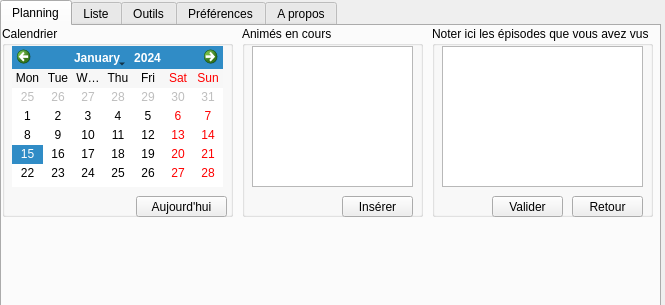
<?xml version="1.0" encoding="UTF-8"?>
<ui version="4.0">
 <class>MainWindow</class>
 <widget class="QMainWindow" name="MainWindow">
  <property name="geometry">
   <rect>
    <x>0</x>
    <y>0</y>
    <width>665</width>
    <height>305</height>
   </rect>
  </property>
  <property name="sizePolicy">
   <sizepolicy hsizetype="Expanding" vsizetype="Expanding">
    <horstretch>0</horstretch>
    <verstretch>0</verstretch>
   </sizepolicy>
  </property>
  <property name="windowTitle">
   <string>MyAnimeManager</string>
  </property>
  <property name="windowIcon">
   <iconset>
    <normaloff>data/icons/icon.png</normaloff>data/icon.png</iconset>
  </property>
  <property name="statusTip">
   <string/>
  </property>
  <property name="whatsThis">
   <string/>
  </property>
  <widget class="QWidget" name="centralwidget">
   <widget class="QTabWidget" name="tabWidget">
    <property name="enabled">
     <bool>true</bool>
    </property>
    <property name="geometry">
     <rect>
      <x>0</x>
      <y>0</y>
      <width>661</width>
      <height>311</height>
     </rect>
    </property>
    <property name="currentIndex">
     <number>0</number>
    </property>
    <widget class="QWidget" name="planning">
     <attribute name="icon">
      <iconset>
       <normaloff>data/icons/address-book-new-2.ico</normaloff>data/address-book-new-2.ico</iconset>
     </attribute>
     <attribute name="title">
      <string>Planning</string>
     </attribute>
     <widget class="QGroupBox" name="groupBox_3">
      <property name="geometry">
       <rect>
        <x>430</x>
        <y>0</y>
        <width>221</width>
        <height>191</height>
       </rect>
      </property>
      <property name="title">
       <string>Noter ici les épisodes que vous avez vus</string>
      </property>
      <widget class="QTextEdit" name="planningEntry">
       <property name="geometry">
        <rect>
         <x>10</x>
         <y>20</y>
         <width>201</width>
         <height>141</height>
        </rect>
       </property>
      </widget>
      <widget class="QPushButton" name="boutonAnnuler_3">
       <property name="geometry">
        <rect>
         <x>140</x>
         <y>170</y>
         <width>71</width>
         <height>21</height>
        </rect>
       </property>
       <property name="text">
        <string>Retour</string>
       </property>
       <property name="icon">
        <iconset>
         <normaloff>data/icons/edit-delete-5.ico</normaloff>data/edit-delete-5.ico</iconset>
       </property>
      </widget>
      <widget class="QPushButton" name="boutonPlanningSauvegarder">
       <property name="geometry">
        <rect>
         <x>60</x>
         <y>170</y>
         <width>71</width>
         <height>21</height>
        </rect>
       </property>
       <property name="text">
        <string>Valider</string>
       </property>
       <property name="icon">
        <iconset>
         <normaloff>data/icons/document-export.ico</normaloff>data/document-export.ico</iconset>
       </property>
      </widget>
     </widget>
     <widget class="QGroupBox" name="groupBox_4">
      <property name="geometry">
       <rect>
        <x>240</x>
        <y>0</y>
        <width>181</width>
        <height>191</height>
       </rect>
      </property>
      <property name="title">
       <string>Animés en cours</string>
      </property>
      <widget class="QListWidget" name="listWidget_3">
       <property name="geometry">
        <rect>
         <x>10</x>
         <y>20</y>
         <width>161</width>
         <height>141</height>
        </rect>
       </property>
      </widget>
      <widget class="QPushButton" name="boutonPlanningInserer">
       <property name="geometry">
        <rect>
         <x>100</x>
         <y>170</y>
         <width>71</width>
         <height>21</height>
        </rect>
       </property>
       <property name="text">
        <string>Insérer</string>
       </property>
       <property name="icon">
        <iconset>
         <normaloff>data/icons/list-add-6.ico</normaloff>data/list-add-6.ico</iconset>
       </property>
      </widget>
     </widget>
     <widget class="QGroupBox" name="groupBox_6">
      <property name="geometry">
       <rect>
        <x>0</x>
        <y>0</y>
        <width>231</width>
        <height>191</height>
       </rect>
      </property>
      <property name="title">
       <string>Calendrier</string>
      </property>
      <widget class="QCalendarWidget" name="calendarWidget">
       <property name="geometry">
        <rect>
         <x>10</x>
         <y>20</y>
         <width>211</width>
         <height>141</height>
        </rect>
       </property>
       <property name="firstDayOfWeek">
        <enum>Qt::Monday</enum>
       </property>
       <property name="selectionMode">
        <enum>QCalendarWidget::SingleSelection</enum>
       </property>
       <property name="horizontalHeaderFormat">
        <enum>QCalendarWidget::ShortDayNames</enum>
       </property>
       <property name="verticalHeaderFormat">
        <enum>QCalendarWidget::NoVerticalHeader</enum>
       </property>
       <property name="navigationBarVisible">
        <bool>true</bool>
       </property>
      </widget>
      <widget class="QPushButton" name="boutonPlanningReset">
       <property name="geometry">
        <rect>
         <x>134</x>
         <y>170</y>
         <width>91</width>
         <height>21</height>
        </rect>
       </property>
       <property name="text">
        <string>Aujourd'hui</string>
       </property>
       <property name="icon">
        <iconset>
         <normaloff>data/icons/today.ico</normaloff>data/today.ico</iconset>
       </property>
      </widget>
     </widget>
    </widget>
    <widget class="QWidget" name="liste">
     <attribute name="icon">
      <iconset>
       <normaloff>data/icons/application-view-list.ico</normaloff>data/application-view-list.ico</iconset>
     </attribute>
     <attribute name="title">
      <string>Liste</string>
     </attribute>
     <widget class="QLabel" name="label_2">
      <property name="geometry">
       <rect>
        <x>300</x>
        <y>70</y>
        <width>41</width>
        <height>21</height>
       </rect>
      </property>
      <property name="text">
       <string>Titre</string>
      </property>
     </widget>
     <widget class="QPushButton" name="boutonAnnuler">
      <property name="geometry">
       <rect>
        <x>580</x>
        <y>250</y>
        <width>71</width>
        <height>21</height>
       </rect>
      </property>
      <property name="toolTip">
       <string>Annule les informations saisies</string>
      </property>
      <property name="text">
       <string>Retour</string>
      </property>
      <property name="icon">
       <iconset>
        <normaloff>data/icons/edit-delete-5.ico</normaloff>data/edit-delete-5.ico</iconset>
      </property>
     </widget>
     <widget class="QLabel" name="label_3">
      <property name="geometry">
       <rect>
        <x>300</x>
        <y>100</y>
        <width>41</width>
        <height>21</height>
       </rect>
      </property>
      <property name="text">
       <string>Année</string>
      </property>
     </widget>
     <widget class="QLabel" name="label_6">
      <property name="geometry">
       <rect>
        <x>300</x>
        <y>160</y>
        <width>41</width>
        <height>21</height>
       </rect>
      </property>
      <property name="text">
       <string>Fansub</string>
      </property>
     </widget>
     <widget class="QLineEdit" name="fansubEntry">
      <property name="geometry">
       <rect>
        <x>360</x>
        <y>160</y>
        <width>121</width>
        <height>20</height>
       </rect>
      </property>
     </widget>
     <widget class="QLineEdit" name="studioEntry">
      <property name="geometry">
       <rect>
        <x>360</x>
        <y>130</y>
        <width>121</width>
        <height>20</height>
       </rect>
      </property>
     </widget>
     <widget class="QLineEdit" name="anneeEntry">
      <property name="geometry">
       <rect>
        <x>360</x>
        <y>100</y>
        <width>121</width>
        <height>20</height>
       </rect>
      </property>
     </widget>
     <widget class="QLineEdit" name="titreEntry">
      <property name="geometry">
       <rect>
        <x>360</x>
        <y>70</y>
        <width>121</width>
        <height>20</height>
       </rect>
      </property>
      <property name="layoutDirection">
       <enum>Qt::RightToLeft</enum>
      </property>
     </widget>
     <widget class="QLineEdit" name="idEntry">
      <property name="geometry">
       <rect>
        <x>360</x>
        <y>10</y>
        <width>121</width>
        <height>20</height>
       </rect>
      </property>
      <property name="inputMethodHints">
       <set>Qt::ImhDigitsOnly</set>
      </property>
     </widget>
     <widget class="QPushButton" name="boutonEnregistrer">
      <property name="geometry">
       <rect>
        <x>580</x>
        <y>210</y>
        <width>71</width>
        <height>31</height>
       </rect>
      </property>
      <property name="toolTip">
       <string>Enregistre les informations sur l'animé en cours</string>
      </property>
      <property name="text">
       <string>Valider</string>
      </property>
      <property name="icon">
       <iconset>
        <normaloff>data/icons/document-export.ico</normaloff>data/document-export.ico</iconset>
      </property>
     </widget>
     <widget class="QLabel" name="label">
      <property name="geometry">
       <rect>
        <x>300</x>
        <y>10</y>
        <width>61</width>
        <height>21</height>
       </rect>
      </property>
      <property name="text">
       <string>Identifiant</string>
      </property>
     </widget>
     <widget class="QLabel" name="label_4">
      <property name="geometry">
       <rect>
        <x>300</x>
        <y>130</y>
        <width>41</width>
        <height>21</height>
       </rect>
      </property>
      <property name="text">
       <string>Studio</string>
      </property>
     </widget>
     <widget class="QListWidget" name="listWidget">
      <property name="geometry">
       <rect>
        <x>0</x>
        <y>0</y>
        <width>181</width>
        <height>251</height>
       </rect>
      </property>
     </widget>
     <widget class="QGroupBox" name="groupBox">
      <property name="geometry">
       <rect>
        <x>190</x>
        <y>200</y>
        <width>271</width>
        <height>71</height>
       </rect>
      </property>
      <property name="title">
       <string>Visionnage</string>
      </property>
      <widget class="QRadioButton" name="radiobutton0">
       <property name="geometry">
        <rect>
         <x>10</x>
         <y>20</y>
         <width>81</width>
         <height>21</height>
        </rect>
       </property>
       <property name="text">
        <string>Terminé</string>
       </property>
      </widget>
      <widget class="QRadioButton" name="radiobutton2">
       <property name="enabled">
        <bool>true</bool>
       </property>
       <property name="geometry">
        <rect>
         <x>210</x>
         <y>20</y>
         <width>61</width>
         <height>21</height>
        </rect>
       </property>
       <property name="text">
        <string>Indéfini</string>
       </property>
       <property name="checked">
        <bool>true</bool>
       </property>
      </widget>
      <widget class="QRadioButton" name="radiobutton1">
       <property name="geometry">
        <rect>
         <x>80</x>
         <y>20</y>
         <width>61</width>
         <height>21</height>
        </rect>
       </property>
       <property name="text">
        <string>En cours</string>
       </property>
      </widget>
      <widget class="QRadioButton" name="radiobutton2_2">
       <property name="enabled">
        <bool>true</bool>
       </property>
       <property name="geometry">
        <rect>
         <x>150</x>
         <y>20</y>
         <width>51</width>
         <height>21</height>
        </rect>
       </property>
       <property name="text">
        <string>A voir</string>
       </property>
       <property name="checked">
        <bool>false</bool>
       </property>
      </widget>
      <widget class="QLabel" name="label_9">
       <property name="geometry">
        <rect>
         <x>10</x>
         <y>40</y>
         <width>51</width>
         <height>21</height>
        </rect>
       </property>
       <property name="text">
        <string>Nombre</string>
       </property>
      </widget>
      <widget class="QSpinBox" name="spinBox">
       <property name="geometry">
        <rect>
         <x>50</x>
         <y>40</y>
         <width>41</width>
         <height>22</height>
        </rect>
       </property>
      </widget>
     </widget>
     <widget class="QLineEdit" name="rechercheEntry">
      <property name="geometry">
       <rect>
        <x>0</x>
        <y>250</y>
        <width>141</width>
        <height>21</height>
       </rect>
      </property>
      <property name="inputMethodHints">
       <set>Qt::ImhDigitsOnly</set>
      </property>
      <property name="frame">
       <bool>true</bool>
      </property>
      <property name="placeholderText">
       <string>Rechercher un animé</string>
      </property>
     </widget>
     <widget class="QPushButton" name="rechercheViderBoutton">
      <property name="geometry">
       <rect>
        <x>140</x>
        <y>250</y>
        <width>21</width>
        <height>21</height>
       </rect>
      </property>
      <property name="toolTip">
       <string>Reinitalise la liste et la zone de recherche</string>
      </property>
      <property name="text">
       <string/>
      </property>
      <property name="icon">
       <iconset>
        <normaloff>data/icons/edit-clear-2.ico</normaloff>data/edit-clear-2.ico</iconset>
      </property>
     </widget>
     <widget class="QLabel" name="label_12">
      <property name="geometry">
       <rect>
        <x>300</x>
        <y>40</y>
        <width>71</width>
        <height>21</height>
       </rect>
      </property>
      <property name="text">
       <string>Ajouté le</string>
      </property>
     </widget>
     <widget class="QLineEdit" name="ajoutEntry">
      <property name="geometry">
       <rect>
        <x>360</x>
        <y>40</y>
        <width>121</width>
        <height>20</height>
       </rect>
      </property>
      <property name="inputMethodHints">
       <set>Qt::ImhDigitsOnly</set>
      </property>
      <property name="text">
       <string/>
      </property>
     </widget>
     <widget class="QLabel" name="label_5">
      <property name="geometry">
       <rect>
        <x>190</x>
        <y>10</y>
        <width>101</width>
        <height>151</height>
       </rect>
      </property>
      <property name="frameShape">
       <enum>QFrame::NoFrame</enum>
      </property>
      <property name="text">
       <string/>
      </property>
     </widget>
     <widget class="QGroupBox" name="groupBox_8">
      <property name="geometry">
       <rect>
        <x>470</x>
        <y>200</y>
        <width>61</width>
        <height>71</height>
       </rect>
      </property>
      <property name="title">
       <string>Favori</string>
      </property>
      <widget class="QRadioButton" name="favorisOuiRadio">
       <property name="geometry">
        <rect>
         <x>10</x>
         <y>20</y>
         <width>41</width>
         <height>21</height>
        </rect>
       </property>
       <property name="text">
        <string>Oui</string>
       </property>
      </widget>
      <widget class="QRadioButton" name="favorisNonRadio">
       <property name="geometry">
        <rect>
         <x>10</x>
         <y>40</y>
         <width>41</width>
         <height>21</height>
        </rect>
       </property>
       <property name="text">
        <string>Non</string>
       </property>
       <property name="checked">
        <bool>true</bool>
       </property>
      </widget>
     </widget>
     <widget class="QPushButton" name="rechercheFavorisBoutton">
      <property name="geometry">
       <rect>
        <x>160</x>
        <y>250</y>
        <width>21</width>
        <height>21</height>
       </rect>
      </property>
      <property name="toolTip">
       <string>Affiche la liste de vos animés préférés</string>
      </property>
      <property name="statusTip">
       <string/>
      </property>
      <property name="text">
       <string/>
      </property>
      <property name="icon">
       <iconset>
        <normaloff>data/icons/favorites.ico</normaloff>data/favorites.ico</iconset>
      </property>
     </widget>
     <widget class="QPlainTextEdit" name="plainTextEdit_2">
      <property name="geometry">
       <rect>
        <x>490</x>
        <y>40</y>
        <width>161</width>
        <height>141</height>
       </rect>
      </property>
     </widget>
     <widget class="QLabel" name="label_23">
      <property name="geometry">
       <rect>
        <x>490</x>
        <y>20</y>
        <width>41</width>
        <height>16</height>
       </rect>
      </property>
      <property name="text">
       <string>Notes</string>
      </property>
     </widget>
     <widget class="QPushButton" name="boutonCompleter">
      <property name="geometry">
       <rect>
        <x>630</x>
        <y>0</y>
        <width>21</width>
        <height>21</height>
       </rect>
      </property>
      <property name="toolTip">
       <string>Compléter les différentes informations grâce a un service en ligne</string>
      </property>
      <property name="text">
       <string/>
      </property>
      <property name="icon">
       <iconset>
        <normaloff>data/icons/go-next-5.ico</normaloff>data/go-next-5.ico</iconset>
      </property>
     </widget>
     <widget class="QLineEdit" name="malEntry">
      <property name="geometry">
       <rect>
        <x>590</x>
        <y>0</y>
        <width>41</width>
        <height>20</height>
       </rect>
      </property>
      <property name="inputMethodHints">
       <set>Qt::ImhNone</set>
      </property>
      <property name="text">
       <string/>
      </property>
      <property name="placeholderText">
       <string>Id MAL</string>
      </property>
     </widget>
    </widget>
    <widget class="QWidget" name="tab_2">
     <attribute name="icon">
      <iconset>
       <normaloff>data/icons/tools-wizard-3.ico</normaloff>data/tools-wizard-3.ico</iconset>
     </attribute>
     <attribute name="title">
      <string>Outils</string>
     </attribute>
     <widget class="QGroupBox" name="groupBox_2">
      <property name="geometry">
       <rect>
        <x>0</x>
        <y>0</y>
        <width>331</width>
        <height>151</height>
       </rect>
      </property>
      <property name="title">
       <string>Calcul de temps</string>
      </property>
      <widget class="QSpinBox" name="spinBox_2">
       <property name="geometry">
        <rect>
         <x>130</x>
         <y>20</y>
         <width>51</width>
         <height>22</height>
        </rect>
       </property>
       <property name="minimum">
        <number>1</number>
       </property>
      </widget>
      <widget class="QLabel" name="label_8">
       <property name="geometry">
        <rect>
         <x>30</x>
         <y>20</y>
         <width>91</width>
         <height>21</height>
        </rect>
       </property>
       <property name="text">
        <string>Nombre d'épisodes</string>
       </property>
      </widget>
      <widget class="QSpinBox" name="spinBox_3">
       <property name="geometry">
        <rect>
         <x>130</x>
         <y>50</y>
         <width>51</width>
         <height>22</height>
        </rect>
       </property>
       <property name="minimum">
        <number>1</number>
       </property>
       <property name="value">
        <number>24</number>
       </property>
      </widget>
      <widget class="QLabel" name="label_10">
       <property name="geometry">
        <rect>
         <x>10</x>
         <y>50</y>
         <width>141</width>
         <height>21</height>
        </rect>
       </property>
       <property name="text">
        <string>Durée de l'épisode</string>
       </property>
      </widget>
      <widget class="QPushButton" name="pushButton">
       <property name="geometry">
        <rect>
         <x>114</x>
         <y>120</y>
         <width>71</width>
         <height>21</height>
        </rect>
       </property>
       <property name="text">
        <string>Calculer</string>
       </property>
       <property name="icon">
        <iconset>
         <normaloff>data/icons/go-next-5.ico</normaloff>data/go-next-5.ico</iconset>
       </property>
      </widget>
      <widget class="QPushButton" name="pushButton_2">
       <property name="enabled">
        <bool>false</bool>
       </property>
       <property name="geometry">
        <rect>
         <x>130</x>
         <y>80</y>
         <width>51</width>
         <height>21</height>
        </rect>
       </property>
       <property name="text">
        <string>Actuelle</string>
       </property>
      </widget>
      <widget class="QLabel" name="label_11">
       <property name="geometry">
        <rect>
         <x>40</x>
         <y>80</y>
         <width>91</width>
         <height>21</height>
        </rect>
       </property>
       <property name="text">
        <string>Heure de début</string>
       </property>
      </widget>
      <widget class="QListWidget" name="listWidget_2">
       <property name="geometry">
        <rect>
         <x>190</x>
         <y>10</y>
         <width>131</width>
         <height>131</height>
        </rect>
       </property>
      </widget>
     </widget>
    </widget>
    <widget class="QWidget" name="tab_3">
     <attribute name="icon">
      <iconset>
       <normaloff>data/icons/configure-2.ico</normaloff>data/configure-2.ico</iconset>
     </attribute>
     <attribute name="title">
      <string>Préférences</string>
     </attribute>
    </widget>
    <widget class="QWidget" name="tab">
     <attribute name="icon">
      <iconset>
       <normaloff>data/icons/help-about.ico</normaloff>data/help-about.ico</iconset>
     </attribute>
     <attribute name="title">
      <string>A propos</string>
     </attribute>
     <widget class="QLabel" name="label_7">
      <property name="geometry">
       <rect>
        <x>550</x>
        <y>250</y>
        <width>101</width>
        <height>16</height>
       </rect>
      </property>
      <property name="text">
       <string>version</string>
      </property>
     </widget>
     <widget class="QGroupBox" name="groupBox_5">
      <property name="geometry">
       <rect>
        <x>0</x>
        <y>0</y>
        <width>431</width>
        <height>271</height>
       </rect>
      </property>
      <property name="title">
       <string>Journal de developement</string>
      </property>
      <widget class="QPlainTextEdit" name="plainTextEdit">
       <property name="geometry">
        <rect>
         <x>10</x>
         <y>20</y>
         <width>411</width>
         <height>241</height>
        </rect>
       </property>
      </widget>
     </widget>
    </widget>
   </widget>
  </widget>
 </widget>
 <tabstops>
  <tabstop>listWidget</tabstop>
  <tabstop>idEntry</tabstop>
  <tabstop>titreEntry</tabstop>
  <tabstop>anneeEntry</tabstop>
  <tabstop>studioEntry</tabstop>
  <tabstop>fansubEntry</tabstop>
  <tabstop>radiobutton0</tabstop>
  <tabstop>radiobutton1</tabstop>
  <tabstop>radiobutton2</tabstop>
  <tabstop>boutonEnregistrer</tabstop>
  <tabstop>boutonAnnuler</tabstop>
  <tabstop>planningEntry</tabstop>
  <tabstop>boutonPlanningReset</tabstop>
  <tabstop>spinBox_2</tabstop>
  <tabstop>spinBox_3</tabstop>
  <tabstop>pushButton_2</tabstop>
  <tabstop>pushButton</tabstop>
  <tabstop>listWidget_2</tabstop>
  <tabstop>tabWidget</tabstop>
 </tabstops>
 <resources/>
 <connections/>
</ui>
